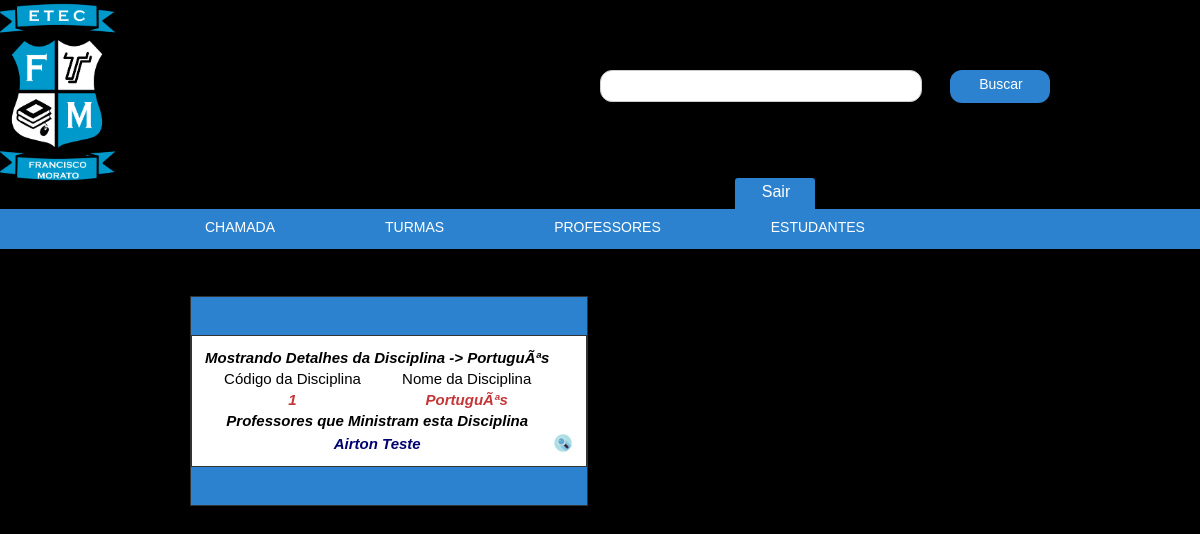
Screenshot of /Site/admin/professores.php?pg=disciplina&op=visualizar&disc=1 with the database file from the repository.
### tables this page shows
CREATE TABLE `disciplina` (
  `id_disciplina` tinyint(3) UNSIGNED NOT NULL,
  `nome_disciplina` varchar(30) NOT NULL
);

CREATE TABLE `disciplina_ministrada` (
  `id_disciplina_ministrada` mediumint(8) UNSIGNED NOT NULL,
  `id_professor` smallint(5) UNSIGNED DEFAULT NULL,
  `id_disciplina` tinyint(3) UNSIGNED DEFAULT NULL
);

CREATE TABLE `professor` (
  `id_professor` smallint(5) UNSIGNED NOT NULL,
  `data_nascimento_professor` date NOT NULL,
  `nome_professor` varchar(120) NOT NULL,
  `sexo_professor` enum('MASCULINO','FEMININO','OUTRO') NOT NULL,
  `cpf` char(11) DEFAULT NULL,
  `rg_professor` varchar(14) DEFAULT NULL,
  `logradouro_professor` varchar(100) NOT NULL,
  `bairro_professor` varchar(60) NOT NULL,
  `cidade_professor` varchar(60) NOT NULL,
  `complemento_professor` varchar(100) DEFAULT NULL,
  `cep_professor` char(8) DEFAULT NULL,
  `telefone_professor` char(10) DEFAULT NULL,
  `celular_professor` char(11) DEFAULT NULL,
  `email` varchar(120) DEFAULT NULL,
  `formacao` varchar(120) NOT NULL
);

### Site/admin/professores.php (the view, shortened to what this page needs)
<!DOCTYPE html PUBLIC "-//W3C//DTD XHTML 1.0 Transitional//EN" "http://www.w3.org/TR/xhtml1/DTD/xhtml1-transitional.dtd">
<html xmlns="http://www.w3.org/1999/xhtml">
<head>
	<link href="css/cursos_e_disciplinas.css" rel="stylesheet" type="text/css" />
</head>
<body>
	<?php require "topo.php"; ?>
	<div id="caixa_preta">
	</div>
	<div id="caixa_preta">
	</div>
	<?php if(@$_GET['pg'] == 'disciplina'){ ?>
		<div id="box_curso">
			<?php if(@$_GET['op'] == 'visualizar'){
				$cod_disc = $_GET['disc'];
				$seleciona_disc = "SELECT * FROM disciplina WHERE id_disciplina = '$cod_disc'";
				$retorna_nome = mysqli_query($conexao, $seleciona_disc)or die(mysqli_error($conexao));
				$valor_disc = mysqli_fetch_assoc($retorna_nome);
				$nome_disc = $valor_disc['nome_disciplina']; ?>
				<br/>
				<table border="0">
					<tr>
						<td colspan="2"><center><strong><i>Mostrando Detalhes da Disciplina -> <?php echo $nome_disc; ?></i></strong></center></td>
					</tr>
					<tr>
						<td><center>Código da Disciplina</center></td>
						<td><center>Nome da Disciplina</center></td>
					</tr>
					<tr>
						<td style="color: #C43739"><center><i><strong><?php echo $cod_disc;?></strong></i></center></td>
						<td style="color: #C43739"><center><i><strong><?php echo $nome_disc; ?></strong></i></center></td>
					</tr>
					<tr>
						<td colspan="2"><center><strong><i>Professores que Ministram esta Disciplina</i></strong></center></td>
					</tr>
					<?php $disc_dis = "SELECT * FROM disciplina_ministrada dm INNER JOIN disciplina d on d.id_disciplina = dm.id_disciplina INNER JOIN professor p ON dm.id_professor = p.id_professor WHERE d.id_disciplina= '$cod_disc'";
					$sql_disc = mysqli_query($conexao, $disc_dis)or die(mysqli_error($conexao));
					if(mysqli_num_rows($sql_disc)){
						while($prof_nomes = mysqli_fetch_assoc($sql_disc)){?>
							<tr>
								<td style="color: #000270" colspan="2"><center><i><strong><?php echo $prof_nomes['nome_professor'];?></strong></i></center></td>
								<td><center><a href="professores.php?pg=professor&amp;op=visualizar&professor=<?php echo $prof_nomes['id_professor']; ?>"><img src="img/lupa_turma.png" title="Ver" width="20px" height="20px"></a></center></td>
							</tr>
						<?php }
					}else{	?>
						<tr>
						<td colspan='2' style="color: #C01B1E"><center><strong><i>Ainda não há professores ministrando está disciplina</i></strong></center></td>
						</tr>
					<?php } ?>
					</table>
				<br/>
			<?php die;} ?>
		<?php die;} ?>

### Site/admin/css/cursos_e_disciplinas.css (style rules this page uses)
#caixa_preta { background:#000; width:980px; margin:18px auto; height:15px; }
#box_curso { width:auto; background:#2C82CE; height:auto; float:left; text-align:left; margin:-20px 0 20px 190px; border:1px solid #333; padding: 20px 0px; }
#box_curso table { border:1px solid #333; padding:10px; background:#FFF; margin:0 0 10px 0; margin:auto; font:15px Arial, Helvetica, sans-serif; text-align:left; }

### Site/admin/css/topo.css (style rules this page uses)
body { padding:0; margin:0; }

### rows the page displays
disciplina: nome_disciplina "PortuguÃªs"
disciplina_ministrada: id_professor.nome_professor "Airton Teste"

### other values shown
$cod_disc "1"
